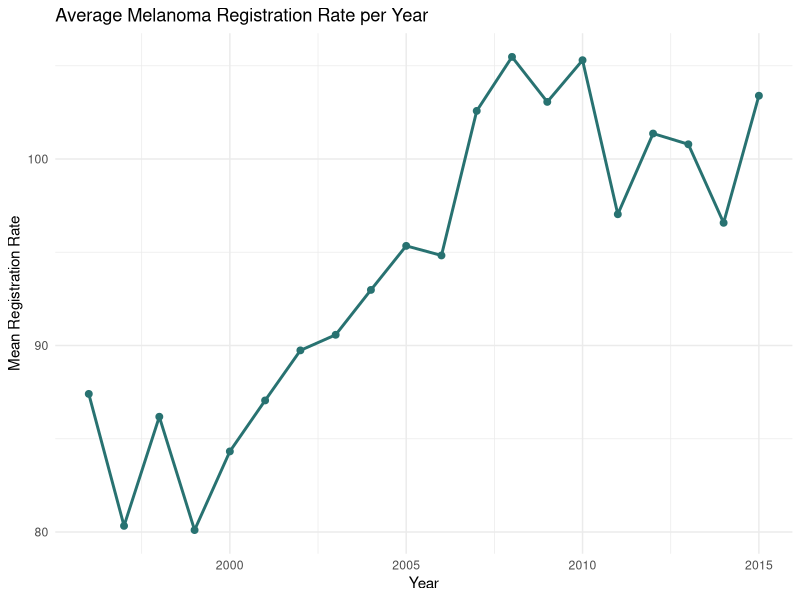
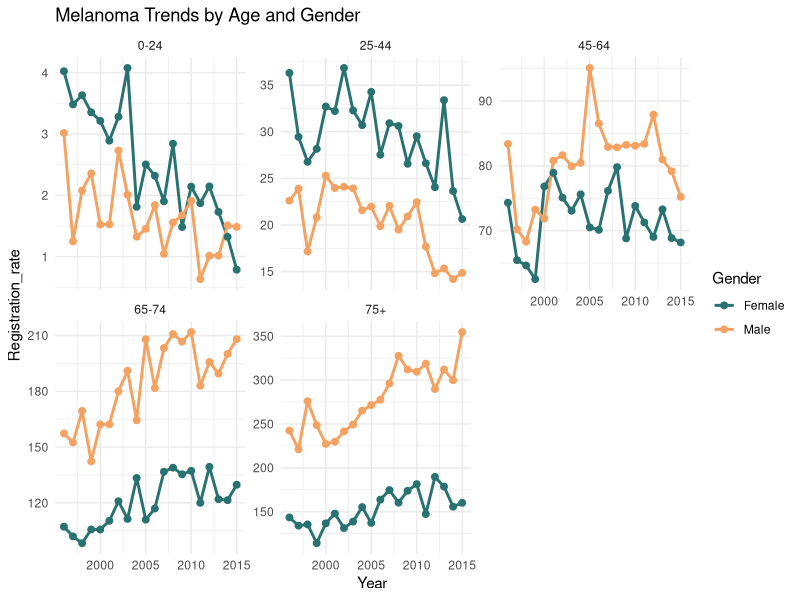
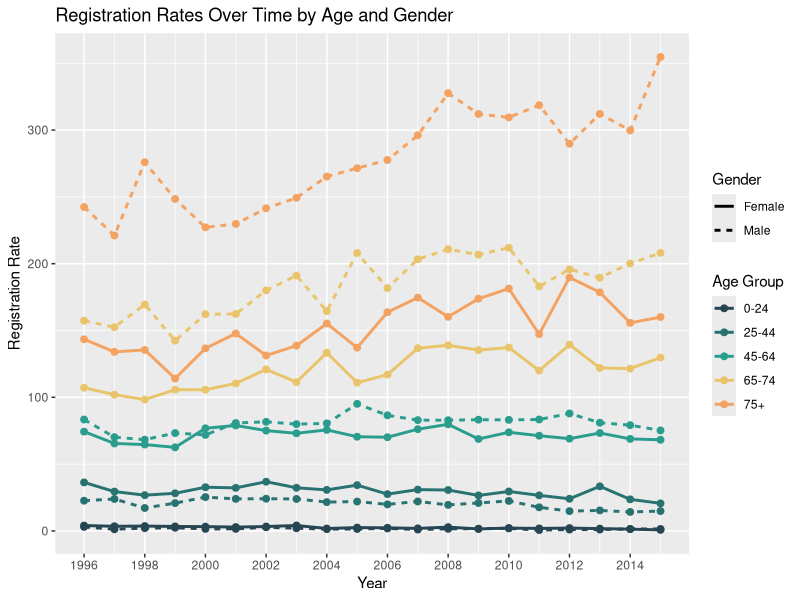
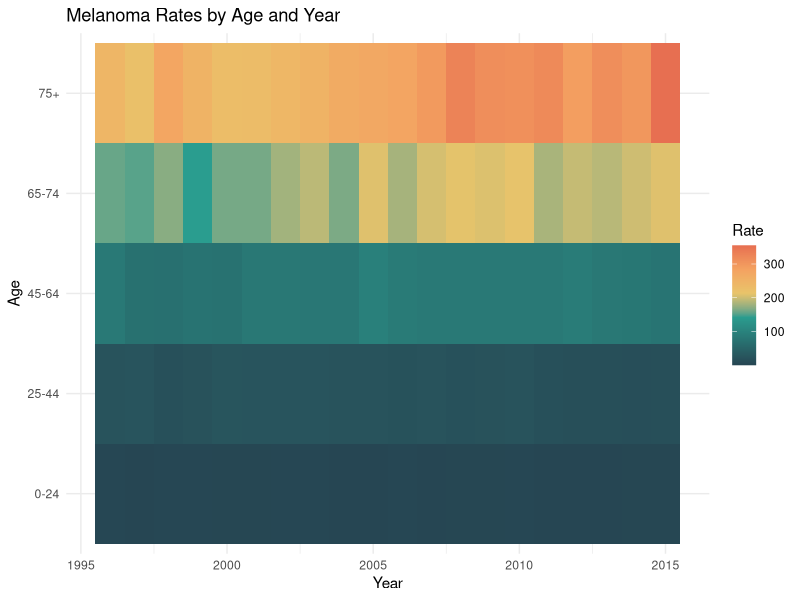
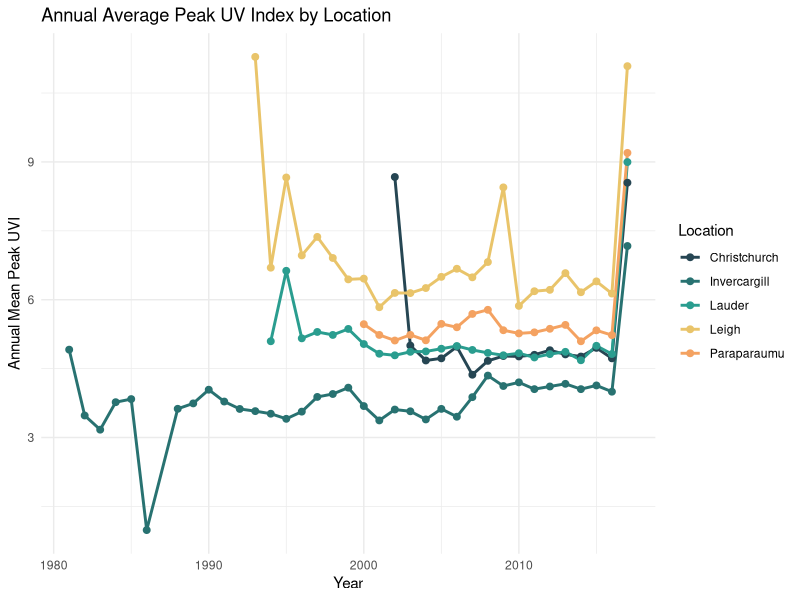
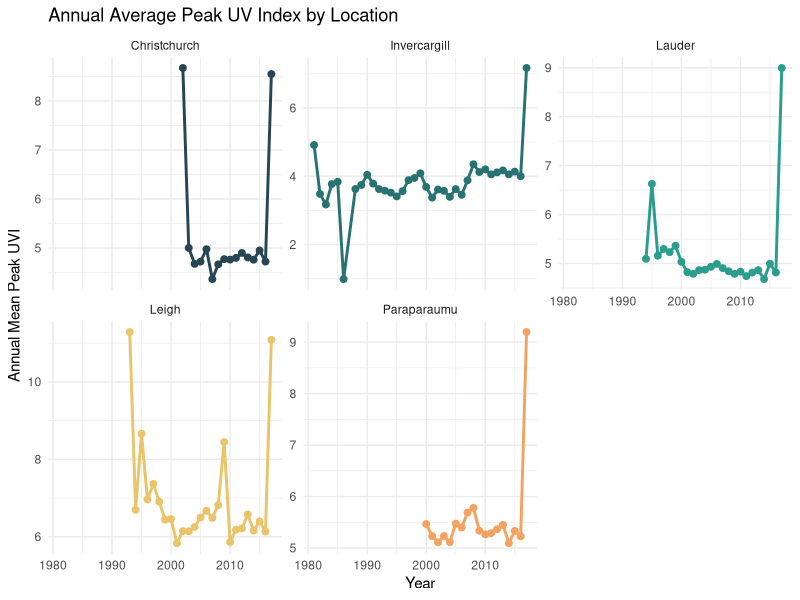
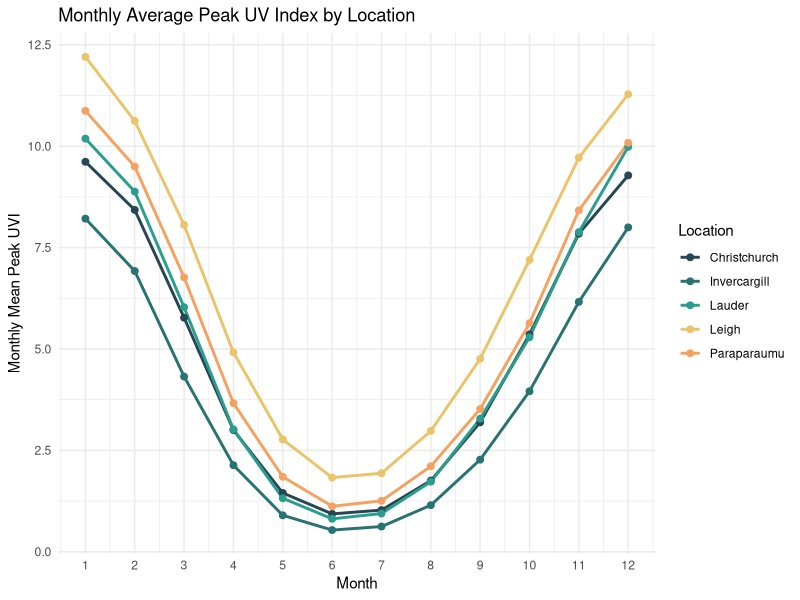
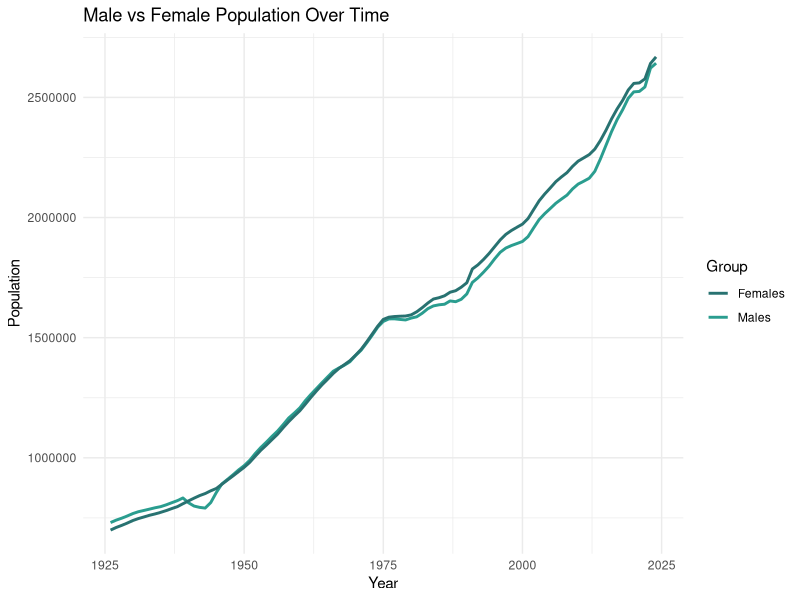

The R script that drew these images, in order: (Note: this script raises an error after producing the figures.)
## ---- chunk 1
# Packages to install for this project
packages <- c("here", "readxl", "ggplot2", "dplyr", "tidyr", "scales")

# Determine packages that are not installed
packagesToInstall <- packages[!(packages %in% installed.packages()[,"Package"])]

# Install required packages
if(length(packagesToInstall) > 0){
  install.packages(packagesToInstall, dependencies=TRUE)
}

# Load new packages
sapply(packages, library, character.only=TRUE)
## ---- chunk 2
# Load in datasets
melanomaRawDF <- read.csv(here("melanoma-registration-rates-by-age-group-19962015.csv"), header = TRUE)
uvIndexRawDF <- read.csv(here("daily-peak-uv-index-value-19812017.csv"), header = TRUE)
populationRawDF <- read_xlsx(here("estimated-resident-population-2023-base-at-30-june-2023.xlsx"), sheet = "Table 1", skip = 9, col_names = c("year", "pop_males", "pop_females", "pop_total", "pop_increase", "pop_percent_increase", "sex_ratio", "mean_male_pop", "mean_female_pop", "mean_total_pop"))
## ---- chunk 3
# Declare plot theme
plotTheme <- c("#264653", "#287271", "#2a9d8f", "#e9c46a", "#f4a261", "#e76f51")
## ---- chunk 4
MissingValuesCheck <- function(columnData) {

  # Count actual missing values
  missingValues <- sum(is.na(columnData))
  
  # Count common placeholder strings
  placeholderMissingValues <- sum(columnData %in% c("N/A", "NA", "null", "missing", "Unknown", "unknown", ""))
  
  # Return total sum
  return(missingValues + placeholderMissingValues)
}
## ---- chunk 5
# Check Year column for range of values (make sure no garbage outliers)
summary(melanomaRawDF$Year)

# Check Gender column for unique entries, ensure only expected values exist
unique(melanomaRawDF$Gender)

# Check Age_group column for unique entries, ensure only expected values exist
unique(melanomaRawDF$Age_group)

# Check Registration_rate column for range of values (make sure no garbage outliers)
summary(melanomaRawDF$Registration_rate)
## ---- chunk 6
# Check Year column for missing entries
MissingValuesCheck(melanomaRawDF$Year)

# Check Gender column for missing entries
MissingValuesCheck(melanomaRawDF$Gender)

# Check Age_group column for missing entries
MissingValuesCheck(melanomaRawDF$Age_group)

# Check Registration_rate column for missing entries
MissingValuesCheck(melanomaRawDF$Registration_rate)
## ---- chunk 7
# Split Date into seperate columns
uvIndexDF <- tidyr::separate(uvIndexRawDF, Date, into=c("day", "month", "year"), remove=FALSE, convert=TRUE)

# Check Day column for range of values (make sure no garbage outliers)
summary(uvIndexDF$day)

# Check Month column for range of values (make sure no garbage outliers)
summary(uvIndexDF$month)

# Check Year column for range of values (make sure no garbage outliers)
summary(uvIndexDF$year)

# Check DoY column for unique entries, ensure only expected values exist
summary(uvIndexDF$DoY)

# Check Location column for unique entries, ensure only expected values exist
unique(uvIndexDF$Location)

# Check Daily_Peak_UVI column for range of values (make sure no garbage outliers)
summary(uvIndexDF$Daily_peak_UVI)
## ---- chunk 8
# Check Date column for missing entries
MissingValuesCheck(uvIndexDF$Date)

# Check Day column for missing entries
MissingValuesCheck(uvIndexDF$day)

# Check Month column for missing entries
MissingValuesCheck(uvIndexDF$month)

# Check Year column for missing entries
MissingValuesCheck(uvIndexDF$year)

# Check DoY column for missing entries
MissingValuesCheck(uvIndexDF$DoY)

# Check Location column for missing entries
MissingValuesCheck(uvIndexDF$Location)

# Check Daily_Peak_UVI column for missing entries
MissingValuesCheck(uvIndexDF$Daily_peak_UVI)
## ---- chunk 9
# Remove garbage rows (run only once!)
populationRawDF <- populationRawDF[-(101:115), ]
populationRawDF <- populationRawDF[-66, ]
## ---- chunk 10
# Remove rows outside melanoma dataset date range
populationRawDF$year <- gsub(" R", "", populationRawDF$year)
populationRawDF$year <- gsub(" P", "", populationRawDF$year)
populationRawDF$year <- as.numeric(populationRawDF$year)

## ---- chunk 11
# Check year column for range of values (make sure no garbage outliers)
summary(populationRawDF$year)

# Check pop_males column for range of values (make sure no garbage outliers)
summary(populationRawDF$pop_males)

# Check pop_females column for range of values (make sure no garbage outliers)
summary(populationRawDF$pop_females)

# Check pop_total column for unique entries, ensure only expected values exist
summary(populationRawDF$pop_total)

# Check pop_increase column for unique entries, ensure only expected values exist
summary(populationRawDF$pop_increase)

# Check pop_percent_increase column for range of values (make sure no garbage outliers)
summary(populationRawDF$pop_percent_increase)

# Check sex_ratio column for range of values (make sure no garbage outliers)
summary(populationRawDF$sex_ratio)

# Check mean_male_pop column for unique entries, ensure only expected values exist
summary(populationRawDF$mean_male_pop)

# Check mean_female_pop column for unique entries, ensure only expected values exist
summary(populationRawDF$mean_female_pop)

# Check mean_total_pop column for range of values (make sure no garbage outliers)
summary(populationRawDF$mean_total_pop)
## ---- chunk 12
# Check year column for missing entries
MissingValuesCheck(populationRawDF$year)

# Check pop_males column for missing entries
MissingValuesCheck(populationRawDF$pop_males)

# Check pop_females column for missing entries
MissingValuesCheck(populationRawDF$pop_females)

# Check pop_total column for missing entries
MissingValuesCheck(populationRawDF$pop_total)

# Check pop_increase column for missing entries
MissingValuesCheck(populationRawDF$pop_increase)

# Check pop_percent_increase column for missing entries
MissingValuesCheck(populationRawDF$pop_percent_increase)

# Check sex_ratio column for missing entries
MissingValuesCheck(populationRawDF$sex_ratio)

# Check mean_male_pop column for missing entries
MissingValuesCheck(populationRawDF$mean_male_pop)

# Check mean_female_pop column for missing entries
MissingValuesCheck(populationRawDF$mean_female_pop)

# Check mean_total_pop column for missing entries
MissingValuesCheck(populationRawDF$mean_total_pop)
## ---- chunk 13
# Remove 'All' categories to avoid cluttering/duplication
melanomaDF <- melanomaRawDF %>%
  filter(Gender != "All", Age_group != "All_ages")

# Set up yearly grouped DF for visualisation
melanomaYearlyDF <- melanomaDF %>%
  group_by(Year) %>%
  summarise(mean_rate = mean(Registration_rate))
## ---- chunk 14
# Time series Plot comparing mean melanoma registration rates per year
ggplot(melanomaYearlyDF, aes(Year, mean_rate)) +
  geom_line(color = plotTheme[2], size = 1) +
  geom_point(color = plotTheme[2], size = 2) +
  labs(title = "Average Melanoma Registration Rate per Year", y = "Mean Registration Rate") +
  theme_minimal()

# Faceted Line Plot demonstrating melanoma trends by age and gender
ggplot(melanomaDF, aes(Year, Registration_rate, color = Gender, group = Gender)) +
  geom_line(size = 1) +
  geom_point(size = 2) +
  facet_wrap(~ Age_group, scales = "free_y") +
  scale_color_manual(values = c("Female" = plotTheme[2], "Male"   = plotTheme[5])) +
  labs(title = "Melanoma Trends by Age and Gender") +
  theme_minimal()

# Multi-series line plot comparing registration rates over time by gender and age
ggplot(melanomaDF, aes(x = Year, y = Registration_rate, color = Age_group, linetype = Gender)) +
  geom_line(size = 1) +
  geom_point(size = 2) +
  scale_color_manual(values = plotTheme) +
  labs(
    title = "Registration Rates Over Time by Age and Gender",
    x = "Year",
    y = "Registration Rate",
    color = "Age Group",
    linetype = "Gender"
  ) +
  scale_x_continuous(breaks = seq(min(melanomaDF$Year), max(melanomaDF$Year), by = 2))

# Melanoma rates by year and age group heatmap
ggplot(melanomaDF, aes(x = Year, y = Age_group, fill = Registration_rate)) +
  geom_tile() +
  scale_fill_gradientn(colours = plotTheme) +
  labs(title = "Melanoma Rates by Age and Year", y = "Age", fill = "Rate") +
  theme_minimal()

# Summary tble displaying mean and SD by age group vs gender
melanomaDF %>%
  group_by(Age_group, Gender) %>%
  summarise(
    mean_rate = mean(Registration_rate),
    sd_rate = sd(Registration_rate),
    .groups = "drop"
  )
## ---- chunk 15
# Drop DoY column, convert Date field to actual Date type
uvIndexDF <- uvIndexDF %>%
  select(-DoY) %>%
  mutate(
    Date = as.Date(Date, format = "%d/%m/%Y")
  )
## ---- chunk 16
# Set up annual grouped DF for visualisation
uvIndexAnnualDF <- uvIndexDF %>%
  group_by(year, Location) %>%
  summarise(annual_mean_peak_UVI = mean(Daily_peak_UVI), .groups = "drop")

# Set up monthly grouped DF for visualisation
uvIndexMonthlyDF <- uvIndexDF %>%
  group_by(month, Location) %>%
  summarise(monthly_mean_peak_UVI = mean(Daily_peak_UVI), .groups = "drop")
## ---- chunk 17
# Multi-series line plot showinf annual mean trend over time by location
ggplot(uvIndexAnnualDF, aes(x = year, y = annual_mean_peak_UVI, color = Location, group = Location)) +
  geom_line(size = 1) +
  geom_point(size = 2) +
  scale_color_manual(values = plotTheme) +
  labs(
    title = "Annual Average Peak UV Index by Location",
    x = "Year",
    y = "Annual Mean Peak UVI",
    color = "Location"
  ) +
  theme_minimal()

# Faceted line plot
ggplot(uvIndexAnnualDF,
  aes(x = year, y = annual_mean_peak_UVI, color = Location, group = Location)) +
  geom_line(size = 1) +
  geom_point(size = 2) +
  scale_color_manual(values = plotTheme) +
  labs(
    title = "Annual Average Peak UV Index by Location",
    x = "Year",
    y = "Annual Mean Peak UVI"
  ) +
  facet_wrap(~ Location, scales = "free_y") +
  theme_minimal() +
  theme(legend.position = "none")

# Line Plot demonstrating UV index values throughout the year per location
ggplot(uvIndexMonthlyDF, aes(x = month, y = monthly_mean_peak_UVI, color = Location, group = Location)) +
  geom_line(size = 1) +
  geom_point(size = 2) +
  scale_color_manual(values = plotTheme) +
  scale_x_continuous(breaks = 1:12) +
  labs(
    title = "Monthly Average Peak UV Index by Location",
    x = "Month",
    y = "Monthly Mean Peak UVI",
    color = "Location"
  ) +
  theme_minimal()

# Summary tble displaying decade based means, with data organised into buckets 
uvIndexDecadeDF <- uvIndexDF %>%
  mutate(
    decade = case_when(
      year >= 1980 & year <= 1989 ~ "1980–1989",
      year >= 1990 & year <= 1999 ~ "1990–1999",
      year >= 2000 & year <= 2009 ~ "2000–2009",
      year >= 2010 & year <= 2019 ~ "2010–2019"
    )
  ) %>%
  filter(!is.na(decade)) %>%
  group_by(Location, decade) %>%
  summarise( mean_UV = mean(Daily_peak_UVI), .groups = "drop" ) %>%
  tidyr::pivot_wider( names_from  = decade, values_from = mean_UV ) %>%
  dplyr::select(
    Location,
    `1980–1989`,
    `1990–1999`,
    `2000–2009`,
    `2010–2019`
  )
uvIndexDecadeDF

## ---- chunk 18
# Ensure year property is numeric, and not a character
populationDF <- populationRawDF %>%
  mutate(year = as.numeric(year))

## ---- chunk 19

# Line plot showing male vs female population over time
ggplot(populationDF, aes(x = year)) +
  geom_line(aes(y = pop_males, color = "Males"), size = 1) +
  geom_line(aes(y = pop_females, color = "Females"), size = 1) +
  scale_color_manual(values = plotTheme[2:3]) +
  labs(
    title = "Male vs Female Population Over Time",
    x = "Year",
    y = "Population",
    color = "Group"
  ) +
  theme_minimal()

# Bar chart demonstrating annual population increase
ggplot(populationDF, aes(x = year, y = pop_increase)) +
  geom_col(fill = plotTheme[5]) +
  labs(
    title = "Annual Population Increase/Decrease",
    x = "Year",
    y = "Change in Population"
  ) +
  theme_minimal()

# Summary Table
pop_decade <- populationDF %>%
  mutate(
    decade = case_when(
      year >= 1920 & year <= 1929 ~ "1920–1929",
      year >= 1930 & year <= 1939 ~ "1930–1939",
      year >= 1940 & year <= 1949 ~ "1940–1949",
      year >= 1950 & year <= 1959 ~ "1950–1959",
      year >= 1960 & year <= 1969 ~ "1960–1969",
      year >= 1970 & year <= 1979 ~ "1970–1979",
      year >= 1980 & year <= 1989 ~ "1980–1989",
      year >= 1990 & year <= 1999 ~ "1990–1999",
      year >= 2000 & year <= 2009 ~ "2000–2009",
      year >= 2010 & year <= 2019 ~ "2010–2019"
    )
  ) %>%
  filter(!is.na(decade)) %>%
  group_by(decade) %>%
  summarise(
    mean_pop = mean(pop_total, na.rm = TRUE),
    mean_male = mean(pop_males, na.rm = TRUE),
    mean_female = mean(pop_females, na.rm = TRUE)
  )

pop_decade

## ---- chunk 20
# Filtered UVI dataframe, from within time period,
filteredUVI <- uvIndexDF %>%
  filter(year >= 1996 & year <= 2015) %>%
  group_by(year) %>%
  summarise(avg_uvi = mean(Daily_peak_UVI)) 
  
# Filtered Population Dataframe, from within time period
filteredPopulation <- populationDF %>%
  filter(year >= 1996 & year <= 2015)
  
# Filtered Melanoma Dataframe; from within time period
filteredMelanoma <- melanomaDF %>%
  rename(year = Year) %>%
  rename(gender = Gender) %>%
  rename(age_group = Age_group) %>%
  rename(registration_rate = Registration_rate) %>%
  filter(year >= 1996 & year <= 2015)

# Merge all three dataframes
mergedDF <- filteredMelanoma %>%
  left_join(filteredUVI, by = "year") %>%
  left_join(filteredPopulation, by = "year")


## ---- chunk 21
# Normalise values for direct comparison
scaledDF <- mergedDF %>%
  mutate(
    melanoma_scaled = rescale(registration_rate),
    uv_scaled = rescale(avg_uvi),
    pop_scaled = rescale(pop_total)
  )

# Line plot comparing Melanoma, UV Index and Population
ggplot(scaledDF, aes(x = year)) +
  geom_line(aes(y = melanoma_scaled, color = "Melanoma"), size = 1.1) +
  geom_line(aes(y = uv_scaled, color = "UV Index"), size = 1.1) +
  geom_line(aes(y = pop_scaled, color = "Population"), size = 1.1) +
  scale_color_manual(values = c(
    "Melanoma" = plotTheme[2],
    "UV Index" = plotTheme[3],
    "Population" = plotTheme[4]
  )) +
  labs(title = "Melanoma, UV Index, and Population (Scaled)", y = "Scaled Values", color = "Variable") +
  theme_minimal()

## ---- chunk 22
# Hypothesis 1
earlySample <- mergedDF %>% filter(year >= 1996, year <= 2005) %>% pull(registration_rate)
lateSample  <- mergedDF %>% filter(year >= 2006, year <= 2015) %>% pull(registration_rate)

t.test(earlySample, lateSample, var.equal = FALSE)
## ---- chunk 23
# Hypothesis 2
maleRates <- mergedDF %>% filter(gender == "Male") %>% pull(registration_rate)
femaleRates <- mergedDF %>% filter(gender == "Female") %>% pull(registration_rate)

t.test(maleRates, femaleRates, var.equal = FALSE)
## ---- chunk 24
# Hypothesis 3
uvIndexSamples <- mergedDF %>%
  group_by(year) %>%
  summarise(mean_uv = mean(avg_uvi), melanoma_rate = mean(registration_rate)) %>%
  mutate(uv_group = ifelse(mean_uv > median(mean_uv), "High UV", "Low UV"))

t.test(melanoma_rate ~ uv_group, data = uv_groups, var.equal = FALSE)
